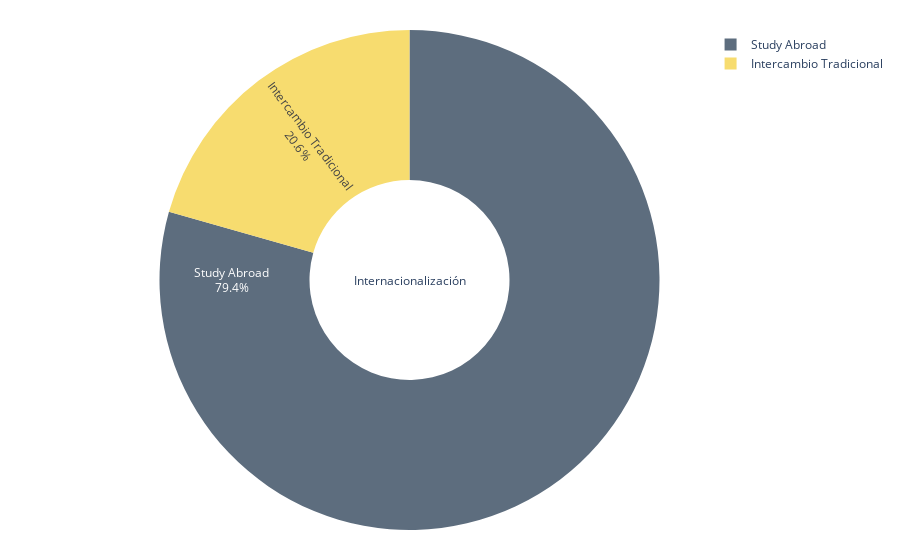

Here is the notebook cell this chart was saved with:
### Code cell
year = 2018
df1 = df[df['Año'] == year]
df_pie = df1.dropna()
val_pie = df_pie.groupby(['Tipo de intercambio'])['Tipo de intercambio'].count().to_dict()
df_pie = pd.DataFrame([key for key in val_pie.keys()], columns=['Tipo de intercambio'])
df_pie['Número de estudiantes'] = [value for value in val_pie.values()]
df_pie = df_pie.sort_values(by='Número de estudiantes', ascending=False)
df_pie.reset_index(drop=True, inplace=True)

fig5 = go.Figure(data=[go.Pie(labels=df_pie['Tipo de intercambio'], values=df_pie['Número de estudiantes'], textinfo='label+percent',
                             insidetextorientation='radial',
                             marker_colors = ['rgb(93, 109, 126)', 'rgb(247, 220, 111)']
                            )])
fig5.update_traces(hole=.4, hoverinfo="label+percent+name")
fig5.update_layout(hoverlabel_font_family = 'Arial', hoverlabel_font_size = 15,
                  annotations=[dict(text='Internacionalización', x=0.5, y=0.5, font_size=12, showarrow=False)],
                  margin = dict(t=30, l=120, r=180, b=30))

### Figure 1 — Plotly figure (JSON) as saved in the notebook; plotly's stock layout.template omitted (floating-point values rounded to 4 significant figures)
{"data": [{"hole": 0.4, "hoverinfo": "label+percent+name", "insidetextorientation": "radial", "labels": ["Study Abroad", "Intercambio Tradicional"], "marker": {"colors": ["rgb(93, 109, 126)", "rgb(247, 220, 111)"]}, "textinfo": "label+percent", "type": "pie", "values": [3818, 991]}], "layout": {"annotations": [{"font": {"size": 12}, "showarrow": false, "text": "Internacionalización", "x": 0.5, "y": 0.5}], "hoverlabel": {"font": {"family": "Arial", "size": 15}}, "margin": {"b": 30, "l": 120, "r": 180, "t": 30}}}
